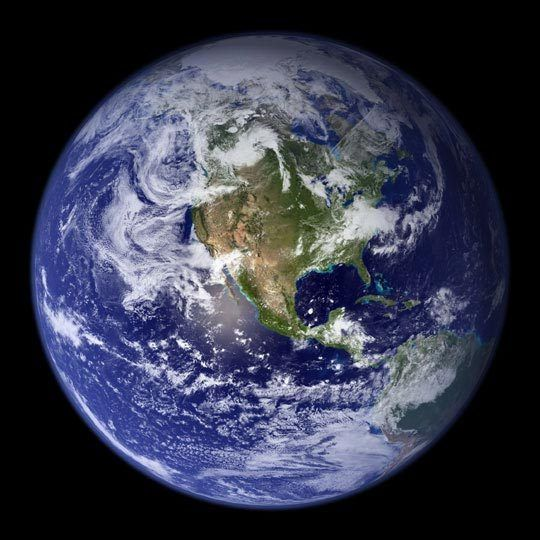
#> input picture task6-test2.jpg, 540 x 540 px
$ jupyter execute Task6.ipynb
#> lines starting #> are read from the running program, lines starting #| are printed output that depends on the picture; after the words box and inside, x2 and y2 are one past the last pixel; in counts of white or black regions, pixels touching at a corner belong together
[cell 1]
import cv2 as cv
import numpy as np
from imutils import contours

[cell 2]
def scaleImg(image, scale: float):
    width, height = image.shape[1], image.shape[0]
    return cv.resize(image, (int(width * scale), int(height * scale)))

def clipImg(image, max_size, filter=cv.INTER_CUBIC):
    width, height = image.shape[1], image.shape[0]
    max_dim = max(width, height)
    ratio = float(max_size) / max_dim
    return cv.resize(image, (int(width*ratio), int(height*ratio)), interpolation=filter)

[cell 3]
orig_img = cv.imread('task6-test2.jpg')
#> orig_img is the input picture: shape (540, 540, 3); mean B, G, R 76.4, 58.1, 55
#'task6-3.PNG'
#'task6-test2.jpg'
img = orig_img
img = clipImg(img, 600)

controlls_window_name = 'controlls'
cv.namedWindow(controlls_window_name)


def pass_callback(x):
    pass


total_area = img.shape[0] * img.shape[1]
#> total_area = 360000

width = img.shape[1]
#> width = 600
height = img.shape[0]
#> height = 600

# text params
font = cv.FONT_ITALIC
fontScale = 1.5
fontColor = (0, 255, 0)
thickness = 1


def approx_contour(cntr):
    perimeter = cv.arcLength(cntr, True)
    approx = cv.approxPolyDP(cntr, 0.02 * perimeter, True)
    return approx


def filter_contours(cntrs, tresh=0.002):
    global area_ratio
    filtered = []
    approximate_cntrs = []

    for c in cntrs:
        hull = cv.convexHull(c)

        area = cv.contourArea(hull)
        approx = approx_contour(c)

        if area / total_area > tresh:
            filtered.append(c)
            approximate_cntrs.append(approx)
    return filtered, approximate_cntrs


def vect_len(v):
    v = np.reshape(v, -1)
    return np.sqrt(v[0] ** 2 + v[1] ** 2)


def getPt(x):
    x = np.reshape(x, -1)
    return [x[0], x[1]]


def diff(x, y):
    x = x.ravel()
    y = y.ravel()
    return [x[0] - y[0], x[1] - y[1]]


treshold1 = 100
treshold2 = 100
grades = [0.7, 0.3]


def classify_shape(approximate):
    if len(approximate) == 3:
        shape = "triangle"

    elif len(approximate) == 4:
        (x, y, w, h) = cv.boundingRect(approximate)
        fig_area = cv.contourArea(approximate)
        approx_area = vect_len(diff(approximate[0], approximate[1])) ** 2

        ar = fig_area / approx_area
        shape = "square" if 0.9 <= ar <= 1.2 else "rectangle"
    elif len(approximate) == 5:
        shape = "pentagon"
    elif len(approximate) == 6:
        shape = "hexagon"
    else:
        M = cv.moments(approximate)
        cX = int(M["m10"] / M["m00"])
        cY = int(M["m01"] / M["m00"])

        radius = vect_len(approximate[0] - (cX, cY))

        approx_area = np.pi * (radius ** 2)
        fig_area = cv.contourArea(approximate)
        ar = approx_area / fig_area

        if 0.9 <= ar <= 1.2:
            shape = "circle"
        elif 0.5 <= ar <= 2.0:
            shape = "ellipse"
        else:
            shape = "unknown"
    return shape


def classify_area(cntr):
    global total_area, grades, width, height
    _, _, w, h = cv.boundingRect(hull)
    _ = cv.contourArea(cntr)
    ratio = max(w, h) / min(width, height)
    if ratio >= grades[0]:
        return ratio, 'large'
    elif ratio >= grades[1]:
        return ratio, 'medium'
    else:
        return ratio, 'small'


def getContours(img, t1, t2):
    blurred = cv.blur(img, (3, 3))
    edges_canny = cv.Canny(blurred, t1, t2)

    contours, hierarchy = cv.findContours(edges_canny, cv.RETR_EXTERNAL, cv.CHAIN_APPROX_NONE)
    contours, approxs = filter_contours(contours)

    total_contour = np.vstack(contours)
    hull = cv.convexHull(total_contour)

    return hull, total_contour


max_ratio = -1
for i in range(10):
    for j in range(10):
        t1 = np.int0(i * 255 / 10)
        t2 = np.int0(j * 255 / 10)

        hull, total_contour = getContours(img, t1, t2)
        area_ratio, size_label = classify_area(hull)

        if area_ratio > max_ratio:
            max_ratio = area_ratio

            treshold1 = t1
            treshold2 = t2
#> this loop made 10 passes
#> pass 1, in getContours, `edges_canny = cv.Canny(blurred, t1, t2)`:
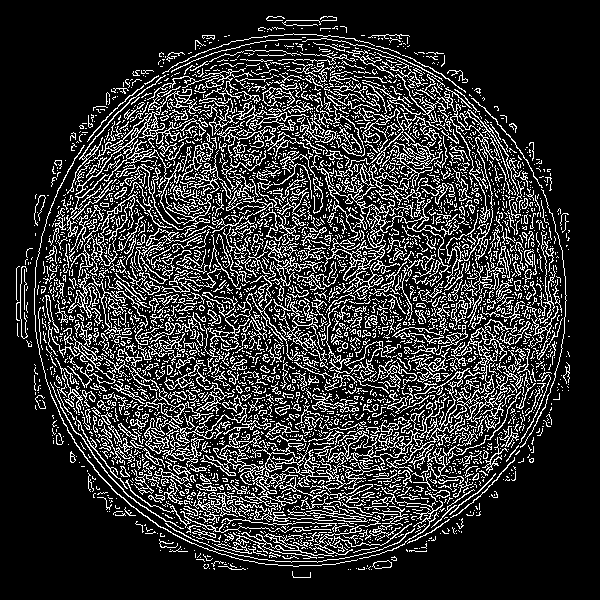
#> edges_canny: shape (600, 600); 19.3% white in thin lines or dots, all inside (x1, y1, x2, y2) = (16, 16, 570, 578)
#> pass 1, in getContours (call 2), `edges_canny = cv.Canny(blurred, t1, t2)`:
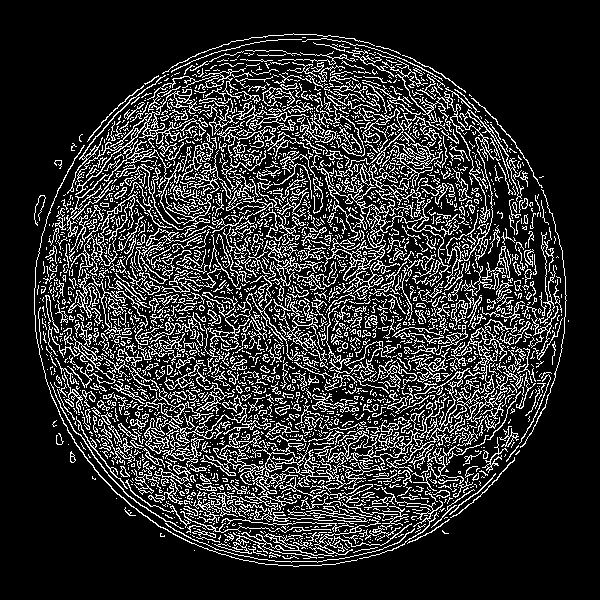
#> edges_canny: shape (600, 600); 18.1% white in thin lines or dots, all inside (x1, y1, x2, y2) = (34, 33, 569, 567)
#> pass 1, in getContours (call 3), `edges_canny = cv.Canny(blurred, t1, t2)`:
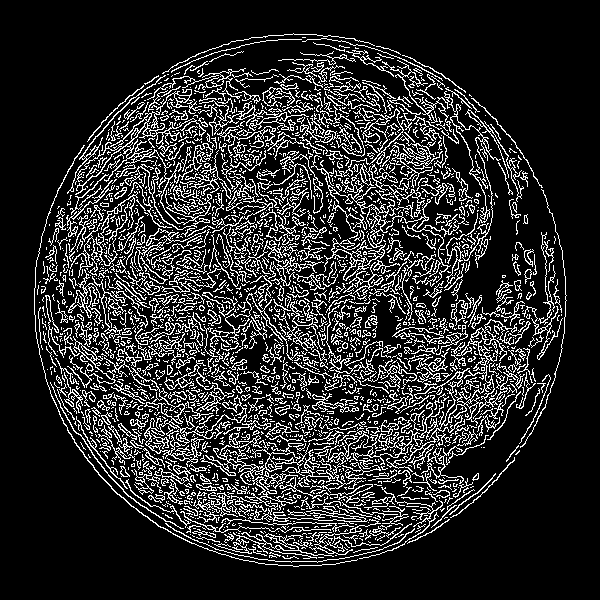
#> edges_canny: shape (600, 600); 16.8% white in thin lines or dots, all inside (x1, y1, x2, y2) = (34, 33, 567, 567)
#> after the loop, max_ratio = 0.89; treshold1 = 0; treshold2 = 0
mode = 0
#> mode = 0
modes_count = 2


def nextMode(x):
    global mode
    mode = (mode + x) % modes_count


def set_treshold1(x):
    global treshold1
    treshold1 = x


def set_treshold2(x):
    global treshold2
    treshold2 = x


#cv.createTrackbar('treshold 1', controlls_window_name, treshold1, 800, set_treshold1)
#cv.createTrackbar('treshold 2', controlls_window_name, treshold2, 800, set_treshold2)

canvas = np.zeros(img.shape, dtype=np.uint8)
overlay = np.zeros(img.shape, dtype=np.uint8)
approx_cntrs = np.zeros(img.shape, dtype=np.uint8)


def flatten(cntrs):
    list_of_pts = []
    for ctr in cntrs:
        list_of_pts += [pt[0] for pt in ctr]
    return np.asarray(list_of_pts)


def approx_contour(cntr):
    perimeter = cv.arcLength(cntr, True)
    approx = cv.approxPolyDP(cntr, 0.02 * perimeter, True)
    return approx


while True:
    canvas[:, :, :] = 0
    overlay[:, :, :] = 0
    approx_cntrs[:, :, :] = 0
    hull, total_contour = getContours(img, treshold1, treshold2)
#> hull = contour of 85 points, box (x1, y1, x2, y2) (34, 33, 567, 567), area 220218; total_contour = contour of 35280 points, box (x1, y1, x2, y2) (34, 33, 567, 567), area 4706
    area_ratio, size_label = classify_area(hull)
#> area_ratio = 0.89; size_label = 'large'
    type = classify_shape(approx_contour(hull))
#> in classify_shape, `M = cv.moments(approximate)`: M = moments, m00 199564.5, centre m10/m00, m01/m00 = (298.5, 300)
#> in classify_shape, `cX = int(M["m10"] / M["m00"])`: cX = 298
#> in classify_shape, `cY = int(M["m01"] / M["m00"])`: cY = 300
#> in vect_len, `v = np.reshape(v, -1)`: v = [267, -24]
#> in classify_shape, `radius = vect_len(approximate[0] - (cX, cY))`: radius = 268.1
#> in classify_shape, `approx_area = np.pi * (radius ** 2)`: approx_area = 225770.6
#> in classify_shape, `fig_area = cv.contourArea(approximate)`: fig_area = 199564.5
#> in classify_shape, `ar = approx_area / fig_area`: ar = 1.13
#> type = 'circle'
    if mode == 1:
        cv.drawContours(overlay, total_contour, -1, (50, 255, 0), 1)
    else:
        x, y, w, h = cv.boundingRect(hull)
#> x = 34; y = 33; w = 533; h = 534
        cv.putText(overlay, 'area: ' + "{:.1f}".format(area_ratio * 100) + '%',
                   (np.int32(x + w / 2 - 40), np.int32(y + h / 2)), font, 0.6, fontColor, thickness)
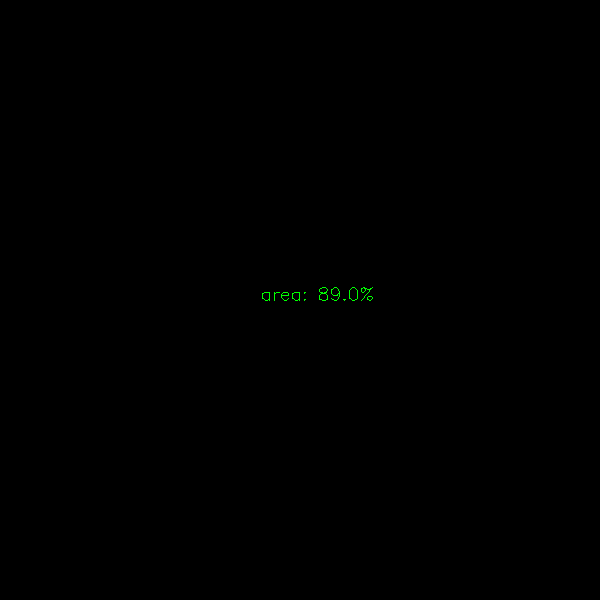
#> overlay: shape (600, 600, 3); mean of channels 0, 1, 2 0, 0.2, 0; drawn as B, G, R
        cv.putText(overlay, size_label,
                   (np.int32(x + w / 2 - 40), np.int32(y + h / 2) + 15), font, 0.6, fontColor, thickness)
#> overlay: shape (600, 600, 3); 0.03% of pixels changed, all inside (x1, y1, x2, y2) = (262, 302, 305, 320)
        cv.putText(overlay, type,
                   (np.int32(x + w / 2 - 40), np.int32(y + h / 2) + 32), font, 0.6, fontColor, thickness)

    cv.drawContours(overlay, [hull], 0, (255, 10, 10))
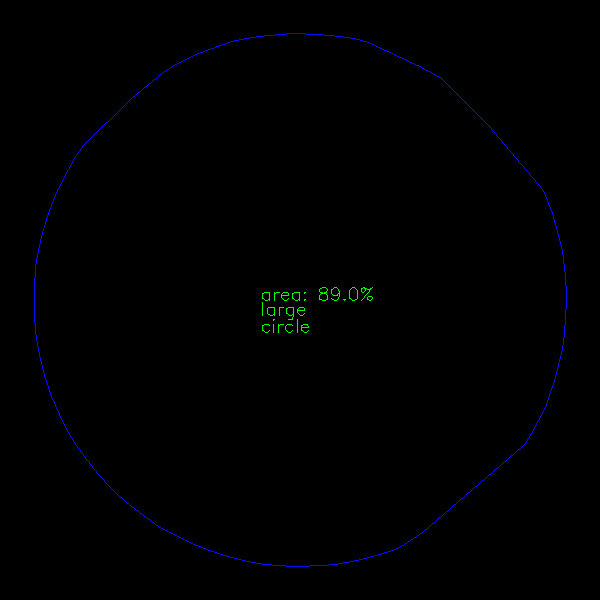
#> overlay: shape (600, 600, 3); mean of channels 0, 1, 2 1, 0.4, 0; drawn as B, G, R
    cv.imshow('orig', img)
    cv.imshow('task', cv.addWeighted(img, 0.3, overlay, 0.7, 0.0))
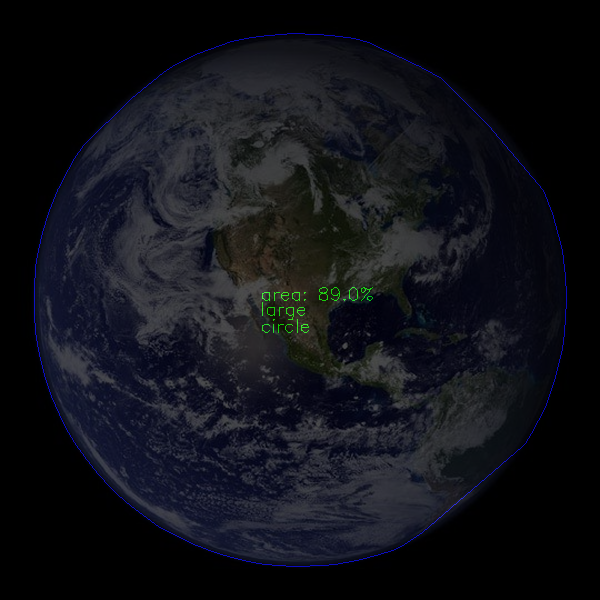
#> window 'task': shape (600, 600, 3); mean B, G, R 23.7, 17.7, 16.5
    k = cv.waitKey(1) & 0xFF
#> (key q is pressed here)
    if k == ord('q'):
        nextMode(-1)
#> in nextMode, `mode = (mode + x) % modes_count`: mode = 1
    if k == ord('e'):
        nextMode(1)
    if k == 27:
        break
cv.destroyAllWindows()
